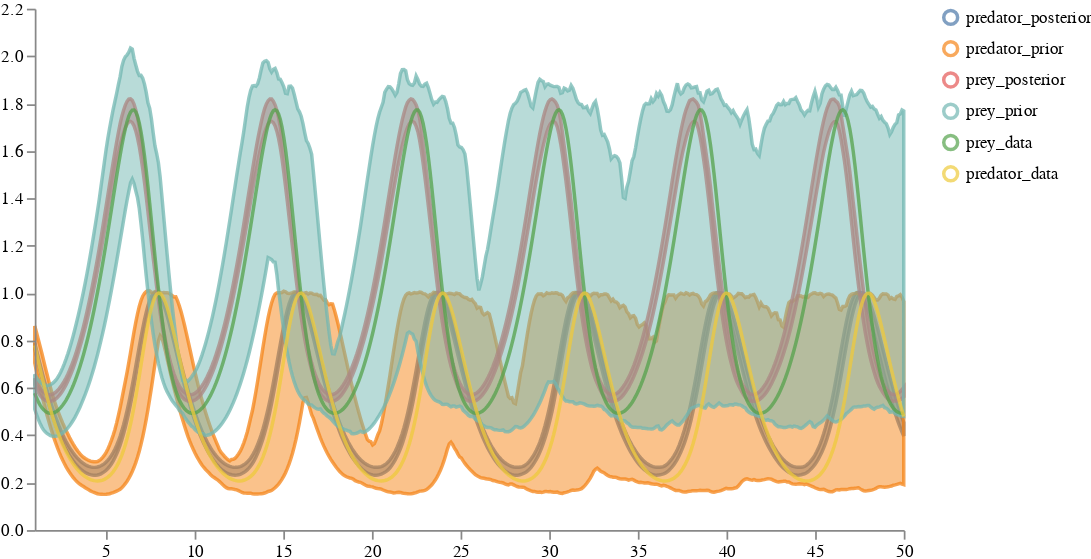

Notebook cell for this chart:
### Code cell
posterior_samples_df = convert_to_output_format(posterior_samples,
                                                tspan, time_unit="years")

distributions = pd.DataFrame({
    'timepoint_years': prior_samples_df['timepoint_years'],
    'prey_prior': prior_samples_df['prey_population_sol'], 
    'predator_prior': prior_samples_df['predator_population_sol'],
    'prey_posterior': posterior_samples_df['prey_population_sol'],
    'predator_posterior': posterior_samples_df['predator_population_sol'],
    })

traces = pd.DataFrame({
    'timepoint_years': deterministic_lotka_volterra_trajectory_df['timepoint_years'],
    'prey_data': deterministic_lotka_volterra_trajectory_df['prey_population_sol'],
    'predator_data': deterministic_lotka_volterra_trajectory_df['predator_population_sol']
})

schema = plots.trajectories(distributions, traces=traces)
plots.ipy_display(schema)

### Figure 1 — Vega specification as saved in the notebook (floating-point values rounded to 4 significant figures; data arrays with more than 128 entries replaced by an {"elided": "..."} marker saying what was removed)
{"$schema": "https://vega.github.io/schema/vega/v5.json", "axes": [{"name": "x_axis", "orient": "bottom", "scale": "xscale", "zindex": 100}, {"name": "y_axis", "orient": "left", "scale": "yscale", "zindex": 100}], "data": [{"name": "distributions", "values": {"elided": "2000 records"}}, {"name": "traces", "transform": [{"expr": "isValid(datum.value)", "type": "filter"}], "values": {"elided": "1000 records"}}, {"name": "points", "values": []}, {"name": "markers", "values": []}, {"name": "selected", "on": [{"remove": true, "trigger": "clear"}, {"remove": true, "trigger": "!shift"}, {"insert": "clicked", "trigger": "!shift && clicked"}, {"toggle": "clicked", "trigger": "shift && clicked"}]}], "height": 300, "legends": [{"encode": {"labels": {"interactive": true, "name": "legendLabel", "update": {"opacity": [{"test": "!length(data('selected')) || indata('selected', 'value', datum.value)", "value": 1}, {"value": 0.25}]}}, "symbols": {"interactive": true, "name": "legendSymbol", "update": {"fill": {"value": "transparent"}, "opacity": [{"test": "!length(data('selected')) || indata('selected', 'value', datum.value)", "value": 0.7}, {"value": 0.15}], "size": {"value": 64}, "strokeWidth": {"value": 2}}}}, "name": "color_legend", "stroke": "color"}], "marks": [{"from": {"facet": {"data": "points", "groupby": "trajectory", "name": "points_split"}}, "marks": [{"encode": {"hover": {"fillOpacity": {"value": 0.9}}, "update": {"fill": {"field": "trajectory", "scale": "color"}, "fillOpacity": [{"test": "!length(data('selected')) || indata('selected', 'value', datum.trajectory)", "value": 0.5}, {"value": 0.15}], "size": {"value": 10}, "stroke": {"field": "trajectory", "scale": "color"}, "strokeOpacity": [{"test": "!length(data('selected')) || indata('selected', 'value', datum.trajectory)", "value": 0.75}, {"value": 0.15}], "strokeWidth": {"value": 2}, "tooltip": {"field": "value"}, "x": {"field": "timepoint", "scale": "xscale"}, "y": {"field": "value", "scale": "yscale"}}}, "from": {"data": "points"}, "name": "_points_symbol", "type": "symbol", "zindex": 3}, {"encode": {"hover": {"fillOpacity": {"value": 0.9}}, "update": {"interpolate": {"value": "linear"}, "stroke": {"field": "trajectory", "scale": "color"}, "strokeOpacity": [{"test": "!length(data('selected')) || indata('selected', 'value', datum.trajectory)", "value": 0.3}, {"value": 0.1}], "strokeWidth": {"value": 2}, "x": {"field": "timepoint", "scale": "xscale"}, "y": {"field": "value", "scale": "yscale"}}}, "from": {"data": "points"}, "name": "_points_line", "type": "line", "zindex": 3}], "name": "_points", "type": "group", "zindex": 3}, {"from": {"facet": {"data": "traces", "groupby": "trajectory", "name": "traces_split"}}, "marks": [{"encode": {"hover": {"fillOpacity": {"value": 0.9}}, "update": {"interpolate": {"value": "linear"}, "stroke": {"field": "trajectory", "scale": "color"}, "strokeOpacity": [{"test": "!length(data('selected')) || indata('selected', 'value', datum.trajectory)", "value": 0.75}, {"value": 0.15}], "strokeWidth": {"value": 2}, "x": {"field": "timepoint", "scale": "xscale"}, "y": {"field": "value", "scale": "yscale"}}}, "from": {"data": "traces_split"}, "name": "_traces_lines", "type": "line"}], "name": "_traces", "type": "group", "zindex": 2}, {"from": {"facet": {"data": "distributions", "groupby": "trajectory", "name": "trajectory_split"}}, "marks": [{"encode": {"hover": {"fillOpacity": {"value": 0.9}}, "update": {"fill": {"field": "trajectory", "scale": "color"}, "fillOpacity": [{"test": "!length(data('selected')) || indata('selected', 'value', datum.trajectory)", "value": 0.5}, {"value": 0.15}], "interpolate": {"value": "linear"}, "stroke": {"field": "trajectory", "scale": "color"}, "strokeOpacity": [{"test": "!length(data('selected')) || indata('selected', 'value', datum.trajectory)", "value": 0.75}, {"value": 0.15}], "strokeWidth": {"value": 2}, "x": {"field": "timepoint", "scale": "xscale"}, "y": {"field": "upper", "scale": "yscale"}, "y2": {"field": "lower", "scale": "yscale"}}}, "from": {"data": "trajectory_split"}, "type": "area"}], "name": "_distributions", "type": "group", "zindex": 1}, {"marks": [{"encode": {"enter": {"stroke": {"value": "lightgray"}}, "update": {"opacity": {"value": 1}, "x": {"field": "timepoint", "scale": "xscale"}, "y": {"signal": "height"}, "y2": {"value": 0}}}, "from": {"data": "markers"}, "name": "_marker text", "type": "rule"}, {"encode": {"enter": {"fontSize": {"value": 8}, "text": {"field": "datum.label"}, "y": {"value": 0}}}, "from": {"data": "_marker text"}, "name": "_marker flags", "transform": [{"as": ["x", "_y", "opacity", "align", "baseline"], "lineAnchor": "start", "offset": [1], "size": {"signal": "[width, height]"}, "type": "label"}], "type": "text"}], "name": "_markers", "type": "group"}], "scales": [{"domain": {"fields": [{"data": "distributions", "field": "timepoint"}, {"data": "traces", "field": "timepoint"}, {"data": "points", "field": "timepoint"}, {"data": "markers", "field": "timepoint"}]}, "name": "xscale", "range": "width", "type": "linear", "zero": false}, {"domain": {"fields": [{"data": "distributions", "field": "lower"}, {"data": "distributions", "field": "upper"}, {"data": "traces", "field": "value"}, {"data": "points", "field": "value"}]}, "name": "yscale", "nice": true, "range": "height", "type": "linear", "zero": true}, {"domain": {"fields": [{"data": "distributions", "field": "trajectory"}, {"data": "traces", "field": "trajectory"}, {"data": "points", "field": "trajectory"}]}, "name": "color", "range": "category", "type": "ordinal"}], "signals": [{"name": "clear", "on": [{"events": "mouseup[!event.item]", "force": true, "update": "true"}], "value": true}, {"name": "shift", "on": [{"events": "@legendSymbol:click, @legendLabel:click", "force": true, "update": "event.shiftKey"}], "value": false}, {"name": "clicked", "on": [{"events": "@legendSymbol:click, @legendLabel:click", "force": true, "update": "{value: datum.value}"}], "value": null}], "width": 500}
